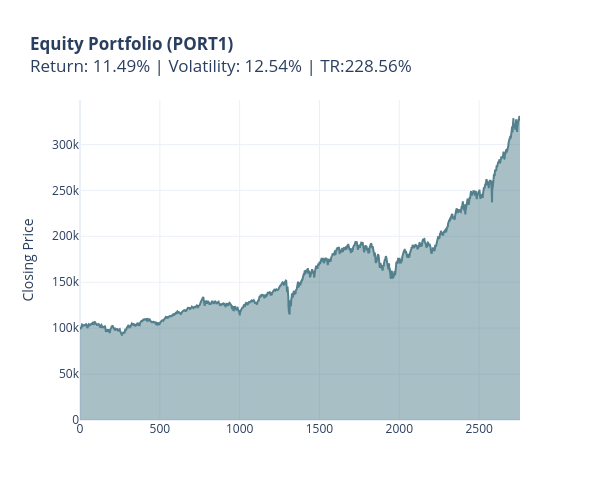
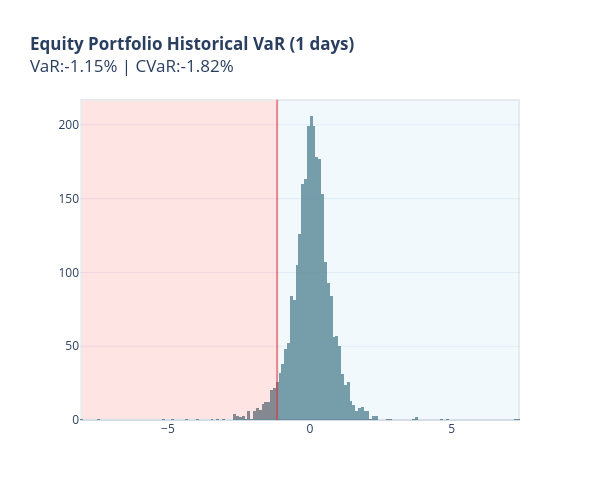

The notebook cell saved with these charts, in order:
### Markdown cell above
## Build Portfolio & Plot

### Code cell
#build portfolio plot
portfolio = Portfolio(
    name="Equity Portfolio",
    identifier="PORT1",
    securities=[spy, gld, eafe],
    weights=[0.33, 0.33, 0.33],
    initial_value=100000,
    conf_level=CONF_LEVEL,
    time_horizen=TIME_HORIZEN,
)

portfolio.update_portfolio_values()
portfolio.plot_prices()
portfolio.plot_histograms()

print(portfolio)

### Figure 1 — Plotly figure (JSON) as saved in the notebook; plotly's stock layout.template omitted (floating-point values rounded to 4 significant figures; data arrays with more than 128 entries replaced by an {"elided": "..."} marker saying what was removed)
{"data": [{"fill": "tozeroy", "fillcolor": "rgba(83,128,141,0.5)", "hovertemplate": "Date:%{x}  Close:%{y:,.2f}", "line": {"color": "rgb(83,128,141)", "width": 2}, "type": "scatter", "x": {"elided": "2757 int values"}, "y": {"elided": "2757 float values"}}], "layout": {"height": 500, "title": {"text": "<b>Equity Portfolio (PORT1)</b><br>Return: 11.49% | Volatility: 12.54% | TR:228.56%"}, "width": 600, "yaxis": {"title": {"text": "Closing Price"}}}}

### Figure 2 — Plotly figure (JSON) as saved in the notebook; plotly's stock layout.template omitted (floating-point values rounded to 4 significant figures; data arrays with more than 128 entries replaced by an {"elided": "..."} marker saying what was removed)
{"data": [{"marker": {"color": "rgba(83,128,141,0.8)"}, "type": "histogram", "x": {"elided": "2756 float values"}}], "layout": {"height": 500, "shapes": [{"fillcolor": "red", "opacity": 0.1, "type": "rect", "x0": -8.055, "x1": -1.153, "xref": "x", "y0": 0, "y1": 1, "yref": "paper"}, {"fillcolor": "skyblue", "opacity": 0.1, "type": "rect", "x0": -1.153, "x1": 7.373, "xref": "x", "y0": 0, "y1": 1, "yref": "paper"}, {"line": {"color": "rgba(255,51,51,.5)"}, "type": "line", "x0": -1.153, "x1": -1.153, "xref": "x", "y0": 0, "y1": 1, "yref": "paper"}], "title": {"text": "<b>Equity Portfolio Historical VaR (1 days)</b><br>VaR:-1.15% | CVaR:-1.82%"}, "width": 600}}
